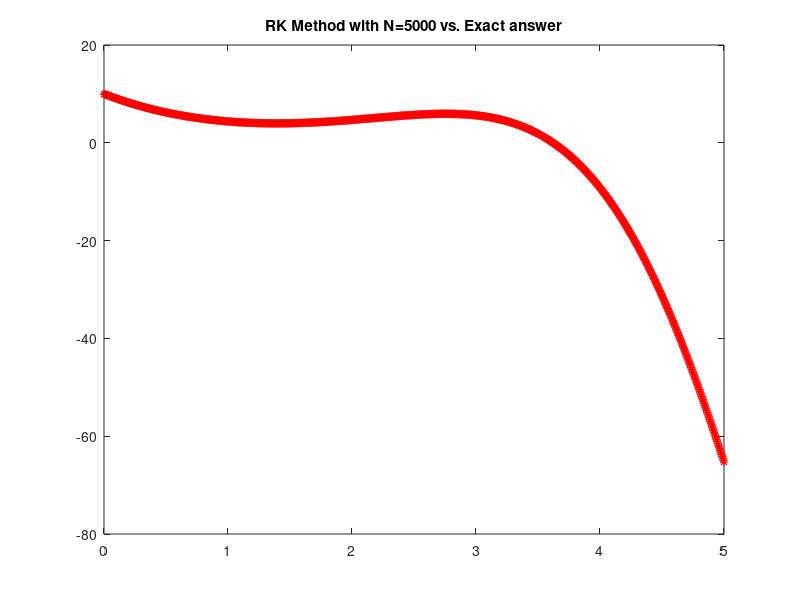
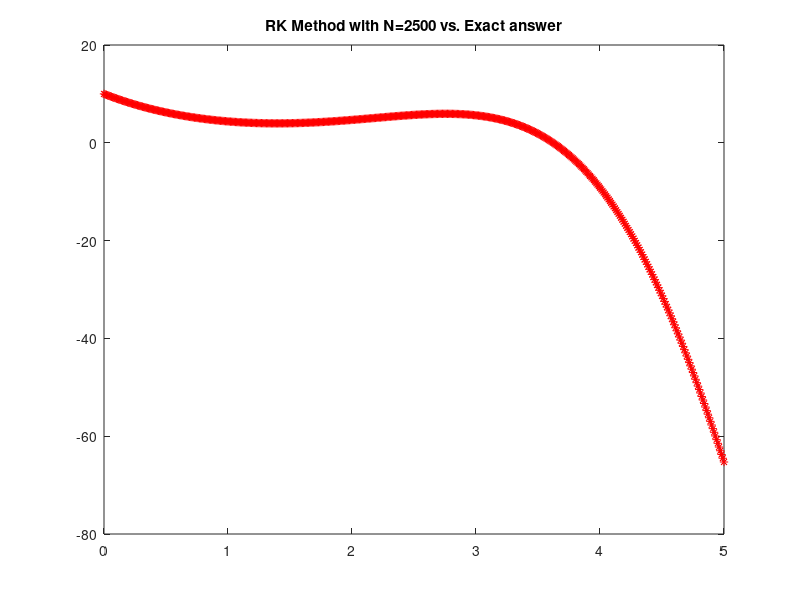
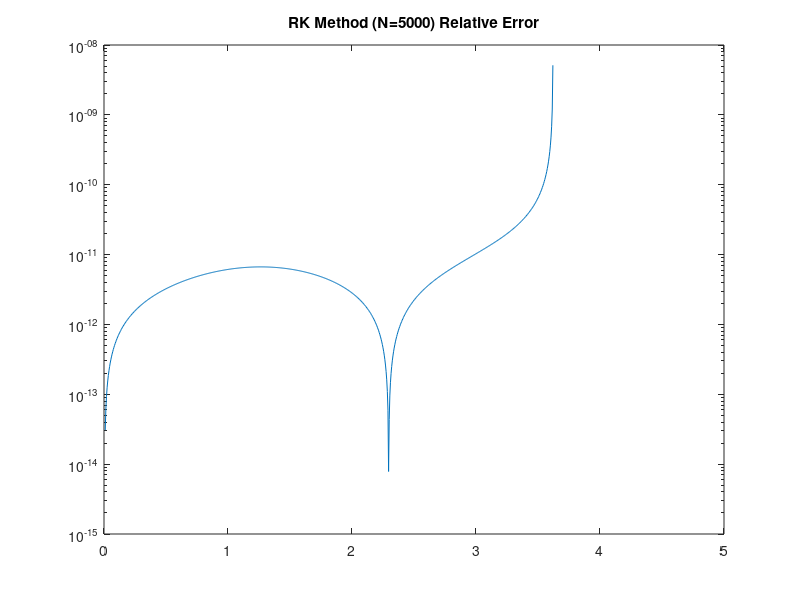
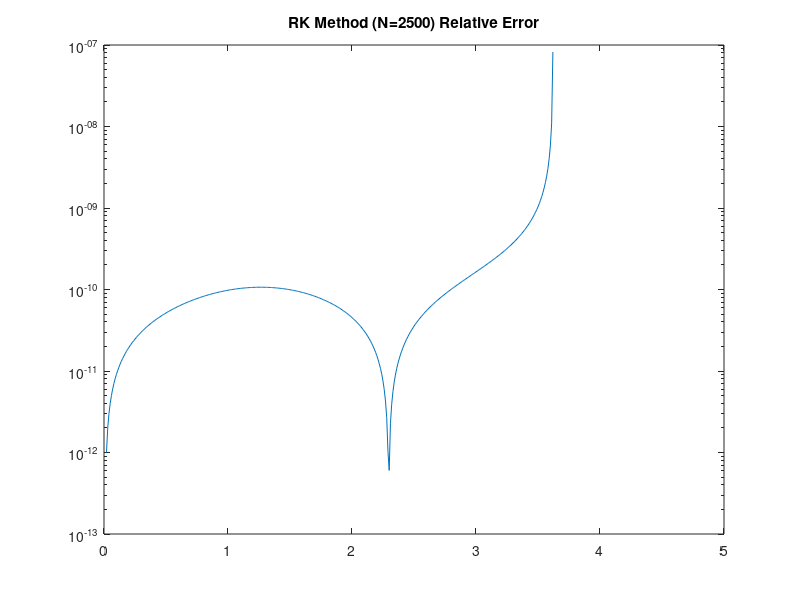

MATLAB code for these plots, in order:
% CERM_Lab_281021
% Exercise 2
            
           
            % Solving ODEs
            % Three-step Adams-Bashforth (AB) Mehtod
            % Using Heun Method for Initial Conditions

clear all
close all
format long

f = @(t,y) -y + exp(t) * sin(t);
yex = @(t) (51/5) * exp(-t) - 0.2 * exp(t) .* (cos(t) - 2 * sin(t));

y0 = 10;
T = 5;

            % Defining conditions for two solutions with N1 and N2

N1 = 500; % This is considered AB1
N2 = 250; % This is considered AB2

h1 = T/N1;
h2 = T/N2;

un1 = zeros(round(N1+1),1);
tn1 = zeros(round(N1+1),1);

un2 = zeros(round(N2+1),1);
tn2 = zeros(round(N2+1),1);

un1(1,1) = y0;
un2(1,1) = y0;


tn2(2, 1) = h2;
            
%             % Using Heun Method for Initial Conditions
%             % First Initial Point
tn1(2, 1) = h1;
f1 = f(tn1(1, 1), un1(1, 1));
f2 = f(tn1(2, 1), un1(1, 1) + h1 * f1);
un1(2, 1) = un1(1, 1) + 0.5 * h1 * (f1 + f2);


tn2(2, 1) = h2;
f1 = f(tn2(1, 1), un2(1, 1));
f2 = f(tn2(2, 1), un2(1, 1) + h2 * f1);
un2(2, 1) = un2(1, 1) + 0.5 * h2 *(f1 + f2);

            % Second Initial 
tn1(3, 1) = 2 * h1;
f1 = f(tn1(2, 1), un1(2, 1));
f2 = f(tn1(3, 1), un1(2, 1) + h1 * f1);
un1(3, 1) = un1(2, 1) + 0.5 * h1 * (f1 + f2);


tn2(3, 1) = 2 * h2;
f1 = f(tn2(2, 1), un2(2, 1));
f2 = f(tn2(3, 1), un2(2, 1) + h2 * f1);
un2(3, 1) = un2(2, 1) + 0.5 * h2 *(f1 + f2);

% 

            % Initial conditions with exact answers
            % (Uncomment this part to get the empirical convergence of Adam-
            % Bashforth 3 step method which should be 3)
%             
% tn1(2, 1) =  h1;
% tn2(2, 1) =  h2;
% 
% un1(2,1) = yex(tn1(2, 1));
% un2(2,1) = yex(tn2(2, 1));
% 
% tn1(3, 1) = 2 * h1;
% tn2(3, 1) = 2 * h2;
% 
% un1(3,1) = yex(tn1(3, 1));
% un2(3,1) = yex(tn2(3, 1));
% 

tic
for k = 3 : N1
    tn1(k+1, 1) = tn1(k, 1) + h1;
    un1(k+1) = un1(k, 1) + h1 * ...
        (23/12 * f(tn1(k, 1),un1(k, 1)) ...
        - 16/12 * f(tn1(k - 1), un1(k - 1))  ...
        + 5/12 * f(tn1(k - 2), un1(k - 2)));
end


for j = 3 : N2
    tn2(j+1, 1) = tn2(j, 1) + h2;
    un2(j+1) = un2(j, 1) + h2 *[ ...
        23/12 * f(tn2(j, 1),un2(j, 1)) ...
        - 16/12 * f(tn2(j - 1), un2(j - 1))  ...
        + 5/12 *f(tn2(j - 2), un2(j - 2)) ] ;
    
end
toc
            % Plotting AB Method Answers vs. Exact Answer
tmesh1 = [0 : h1 : T]';
tmesh2 = [0 : h2 : T]';

figure(1)
plot(tmesh1,yex(tmesh1), 'k', tn1,un1,'r*')
title("AB Method with N=5000 vs. Exact answer")

figure(2)
plot(tmesh2, yex(tmesh2), tn2, un2, 'r*')
title("AB Method with N=2500 vs. Exact answer")


            % Absolute and Relatve Errors on the Interval

abs_err_AB1 = abs( yex(tn1) - un1 );
abs_err_AB2 = abs( yex(tn2) - un2 );



rel_err_AB1 = abs_err_AB1 ./ yex(tn1);
rel_err_AB2 = abs_err_AB2 ./ yex(tn2);


figure(3)
semilogy(tn1,rel_err_AB1)
title("AB Method (N=5000) Relative Error")
figure(4)
semilogy(tn2,rel_err_AB2)
title("AB Method (N=2500) Relative Error")



            % Absolute and Relative Errors at Final Time

abs_error_endpoint_AB1 = abs( yex(tn1(end)) - un1(end) );
abs_error_endpoint_AB2 = abs( yex(tn2(end)) - un2(end) );


rel_error_endpoint_AB1 = abs( yex(tn1(end)) - un1(end)) ./ abs( yex( tn1(end) ) );
rel_error_endpoint_AB2 = abs( yex(tn2(end)) - un2(end)) ./ abs( yex( tn2(end) ) );


            % Absolute and Relative Maximum Norm on the Interval

abs_err_Norminf_AB1 = norm( abs_err_AB1, inf );
abs_err_Norminf_AB2 = norm( abs_err_AB2, inf );


rel_err_Norminf_AB1 = norm( abs_err_AB1, inf ) / norm( yex(tn1),inf );
rel_err_Norminf_AB2 = norm( abs_err_AB2, inf ) / norm( yex(tn2),inf );


            % Forward AB Method Empirical Order Calculation 
p_emp_AB = -log2(rel_err_Norminf_AB1/rel_err_Norminf_AB2)
close all

% problem: the 3step adam bashford method is consistent of order 3, but when
% we use a less accurate method for finding the initial points, the accuracy
% of 3 step adam bashford will be reduced to the accuracy of the method that
% we used for finding the initial points,
% But, here the accuracy of Heun Method is order 2, but when I use it for
% finiding initial points of adam bashford 3 step method, the accuracy of
% adam bashford decreases to 1, instead of 2


%% Part b

              
            % Solving ODEs
            % Four-step Runge-Kutta (RK) Mehtod

clc
clear all
close all
format long

f = @(t,y) -y + exp(t) * sin(t);
yex = @(t) (51/5) * exp(-t) - 0.2 * exp(t) .* (cos(t) - 2 * sin(t));

y0 = 10;
T = 5;

            % Defining conditions for two solutions with N1 and N2
            % If we increase N1 & N2 to 5000 and 2500 respectively, the
            % error becomes so small so that the empirical estimate cannot
            % work properly.

N1 = 1000; % This is considered RK1
N2 = 500; % This is considered RK2

h1 = T/N1;
h2 = T/N2;

un1 = zeros(round(N1+1),1);
tn1 = zeros(round(N1+1),1);

un2 = zeros(round(N2+1),1);
tn2 = zeros(round(N2+1),1);

un1(1,1) = y0;
un2(1,1) = y0;

tn1(2, 1) = h1;
tn2(2, 1) = h2;

un1(2,1) = yex(tn1(2, 1));
un2(2,1) = yex(tn2(2, 1));

tic
for k = 2 : N1
    tn1(k+1, 1) = tn1(k, 1) + h1;
    f1 = f(tn1(k, 1), un1(k, 1));
    f2 = f(tn1(k, 1) + h1 * 0.5, un1(k, 1) + h1 * 0.5 * f1);
    f3 = f(tn1(k, 1) + h1 * 0.5, un1(k, 1) + h1 * 0.5 * f2);
    f4 = f(tn1(k+1, 1), un1(k, 1) + h1 * f3);
    un1(k+1, 1) = un1(k, 1) + h1 * (f1 + 2 * f2 + 2 * f3 + f4) / 6;

end


for j = 2 : N2
    tn2(j+1, 1) = tn2(j, 1) + h2;
    f1 = f(tn2(j, 1), un2(j, 1));
    f2 = f(tn2(j, 1) + h2 * 0.5, un2(j, 1) + h2 * 0.5 * f1);
    f3 = f(tn2(j, 1) + h2 * 0.5 ,un2(j, 1) + h2 * 0.5 * f2);
    f4 = f(tn2(j+1, 1), un2(j, 1) + h2 * f3);
    un2(j+1, 1) = un2(j, 1) + h2 * (f1 + 2 *f2 + 2 * f3 + f4) / 6;
end
toc
            % Plotting RK Method Answers vs. Exact Answer
tmesh1 = [0 : h1 : T]';
tmesh2 = [0 : h2 : T]';

figure(1)
plot(tmesh1,yex(tmesh1), 'k', tn1,un1,'r*')
title("RK Method with N=5000 vs. Exact answer")

figure(2)
plot(tmesh2, yex(tmesh2), tn2, un2, 'r*')
title("RK Method with N=2500 vs. Exact answer")


            % Absolute and Relatve Errors on the Interval

abs_err_RK1 = abs( yex(tn1) - un1 );
abs_err_RK2 = abs( yex(tn2) - un2 );



rel_err_RK1 = abs_err_RK1 ./ yex(tn1);
rel_err_RK2 = abs_err_RK2 ./ yex(tn2);


figure(3)
semilogy(tn1,rel_err_RK1)
title("RK Method (N=5000) Relative Error")
figure(4)
semilogy(tn2,rel_err_RK2)
title("RK Method (N=2500) Relative Error")



            % Absolute and Relative Errors at Final Time

abs_error_endpoint_RK1 = abs( yex(tn1(end)) - un1(end) );
abs_error_endpoint_RK2 = abs( yex(tn2(end)) - un2(end) );


rel_error_endpoint_RK1 = abs( yex(tn1(end)) - un1(end)) ./ abs( yex( tn1(end) ) );
rel_error_endpoint_RK2 = abs( yex(tn2(end)) - un2(end)) ./ abs( yex( tn2(end) ) );


            % Absolute and Relative Maximum Norm on the Interval

abs_err_Norminf_RK1 = norm( abs_err_RK1, inf );
abs_err_Norminf_RK2 = norm( abs_err_RK2, inf );


rel_err_Norminf_RK1 = norm( abs_err_RK1, inf ) / norm( yex(tn1),inf );
rel_err_Norminf_RK2 = norm( abs_err_RK2, inf ) / norm( yex(tn2),inf );


            % Forward RK Method Empirical Order Calculation 
p_emp_RK = -log2(rel_err_Norminf_RK1/rel_err_Norminf_RK2)


% four-stage range-kutta method works well when the number of points is
% small, but when we go to large numbers like the ones given in the
% question, the error becomes so small so that the Empirical Estimate
% cannot be calculated properly.
